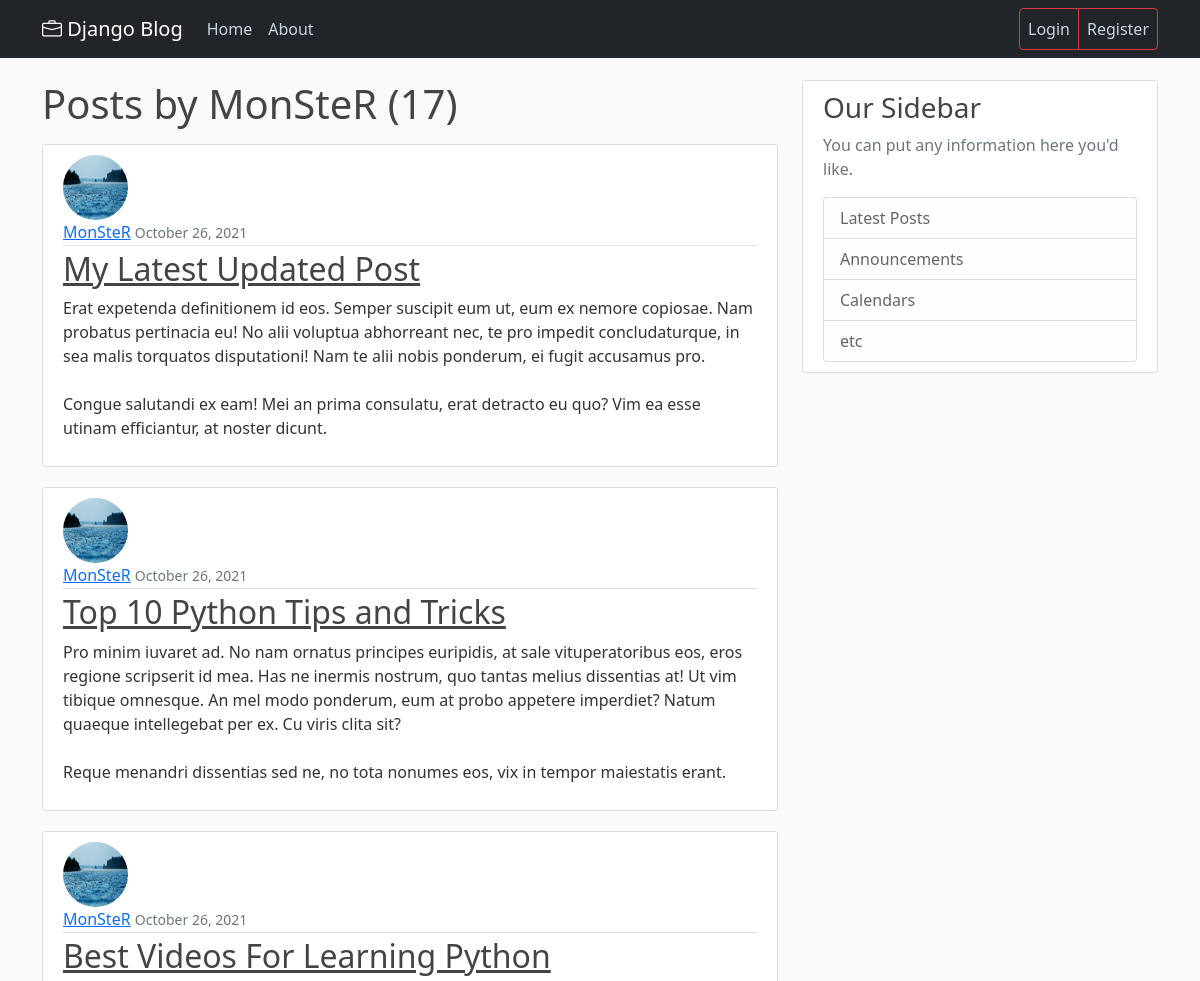
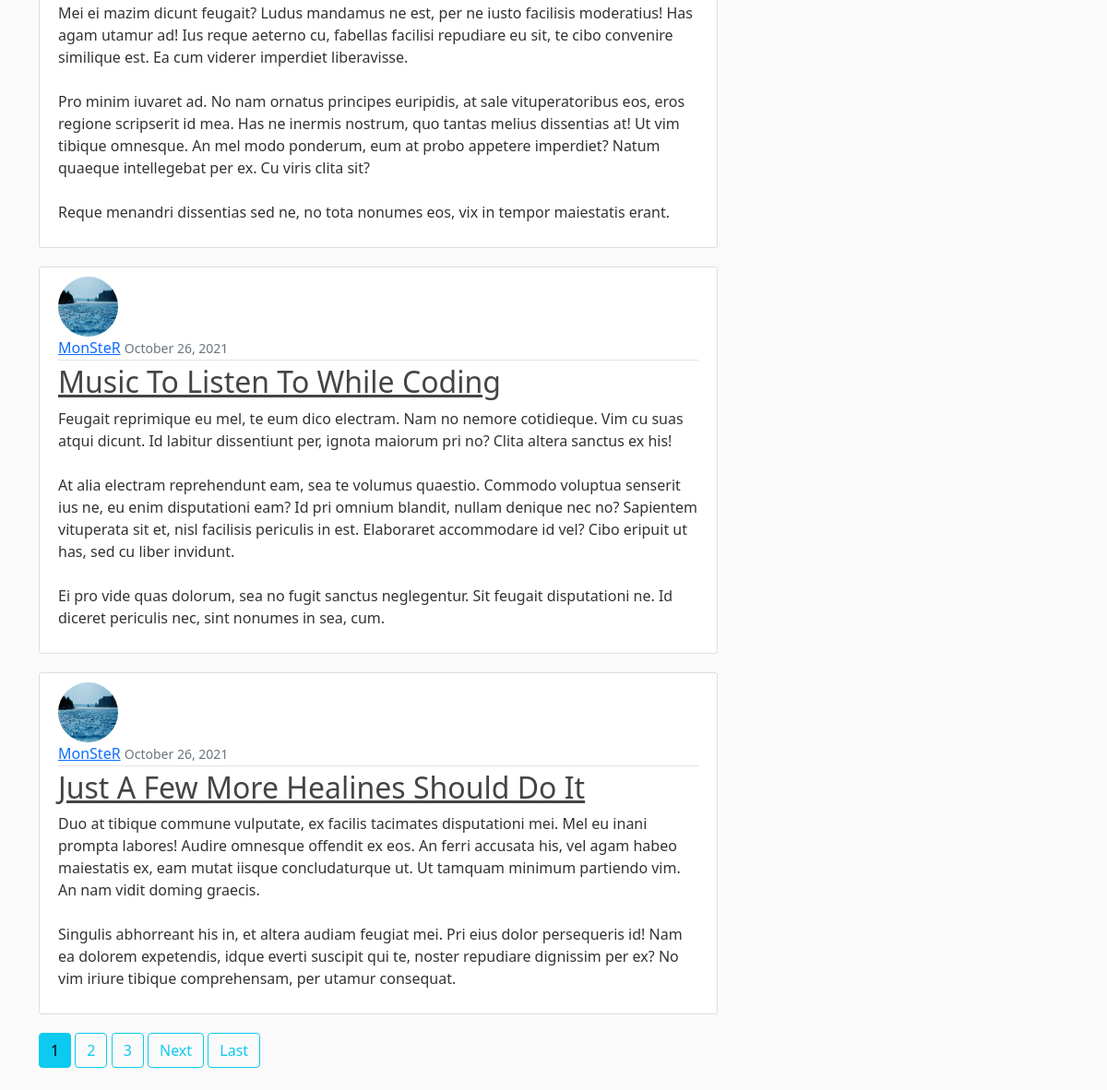
The page /user/MonSteR on the database its author committed (2 pictures, top to bottom).
### blog/models.py (models this page shows, shortened)
class Post(models.Model):
    title = models.CharField(max_length=100)
    content = models.TextField()
    date_posted = models.DateTimeField(default=timezone.now)
    author = models.ForeignKey(User, on_delete=models.CASCADE)

### users/models.py (models this page shows, shortened)
class Profile(models.Model):
    user = models.OneToOneField(User, on_delete=models.CASCADE)
    image = models.ImageField(default='default.jpg', upload_to='profile_pics')

### blog/views.py (the view)
# urls.py: path('user/<str:username>', UserListView.as_view(), name='user-post'),
class UserListView(ListView):
    model = Post
    template_name = 'blog/user_posts.html'
    context_object_name = 'posts'
    paginate_by = 5
    def get_queryset(self):
        user = get_object_or_404(User, username=self.kwargs.get('username'))
        return Post.objects.filter(author=user).order_by('-date_posted')

### templates/blog/user_posts.html (shortened to what this page needs)
{% extends "blog/base.html" %}
{% block content %}
    <h1 class="mb-3">Posts by {{ view.kwargs.username }} ({{ page_obj.paginator.count }})</h1>
    {% for post in posts %}
        <article class="media content-section">
        <img src="{{ post.author.profile.image.url }}" class="rounded-circle article-img">
          <div class="media-body">
            <div class="article-metadata">
              <a class="mr-2" href="{% url 'user-post' post.author.username %}">{{ post.author }}</a>
              <small class="text-muted">{{ post.date_posted|date:"F d, Y" }}</small>
            </div>
            <h2><a class="article-title" href="{% url 'post-detail' post.id %}">{{ post.title }}</a></h2>
            <p class="article-content">{{ post.content }}</p>
          </div>
        </article>
    {% endfor %}
    {% if is_paginated %}
        {% for num in page_obj.paginator.page_range %}
            {% if page_obj.number == num %}
                <a class="btn btn-info mb-4" href="?page={{ num }}">{{ num }}</a>
            {% elif num > page_obj.number|add:'-3'  and num < page_obj.number|add:'+3'  %}
                <a class="btn btn-outline-info mb-4" href="?page={{ num }}">{{ num }}</a>
            {% endif %}
        {% endfor %}
        {% if page_obj.has_next %}
            <a class="btn btn-outline-info mb-4" href="?page={{ page_obj.next_page_number }}">Next</a>
            <a class="btn btn-outline-info mb-4" href="?page={{ page_obj.paginator.num_pages }}">Last</a>
        {% endif %}
    {% endif %}
{% endblock content %}
{% block navbar %}
    <a class="navbar-brand mr-4" href="{% url 'blog-home' %}"><i class="bi bi-briefcase"></i> Django Blog</a>
{% endblock navbar %}

### templates/blog/base.html (shortened to what this page needs)
{% load static %}
<!DOCTYPE html>
<html lang="en">
<head>
    <link href="https://cdn.jsdelivr.net/npm/bootstrap@5.1.3/dist/css/bootstrap.min.css" rel="stylesheet">
    <link rel="stylesheet" href="https://cdn.jsdelivr.net/npm/bootstrap-icons@1.6.1/font/bootstrap-icons.css">
    <link rel="stylesheet" type="text/css" href="{% static 'blog/main.css' %}">
</head>
<body>
    <header class="site-header">
      <nav class="navbar navbar-expand-md navbar-dark bg-dark fixed-top">
        <div class="container">
           {% block navbar %}{% endblock %}
          <div class="collapse navbar-collapse" id="navbarNav">
            <div class="navbar-nav mr-auto ">
              <a class="nav-item nav-link " href="{% url 'blog-home' %}">Home</a>
              <a class="nav-item nav-link" href="{% url 'blog-about' %}">About</a>
            </div>
            <div class="navbar-nav ms-auto btn-group" id="navbarNav">
                {% if user.is_authenticated %}
                    <a class="nav-item nav-link btn btn-outline-danger" href="{% url 'logout' %}">Logout</a>
                    <a class="nav-item nav-link btn btn-outline-danger" href="{% url 'profile' %}">Profile</a>
                    <a class="nav-item nav-link btn btn-outline-danger" href="{% url 'post-create' %}">New Post</a>
                {% else %}
                    <a class="nav-item nav-link btn btn-outline-danger" href="{% url 'login' %}">Login</a>
                    <a class="nav-item nav-link btn btn-outline-danger" href="{% url 'register' %}">Register</a>
                {% endif %}
            </div>
          </div>
        </div>
      </nav>
    </header>
    <main role="main" class="container">
      <div class="row">
        <div class="col-md-8">
            {% block content %}{% endblock %}
        </div>
        <div class="col-md-4">
          <div class="content-section">
            <h3>Our Sidebar</h3>
            <p class='text-muted'>You can put any information here you'd like.</p>
              <ul class="list-group">
                <li class="list-group-item list-group-item-light">Latest Posts</li>
                <li class="list-group-item list-group-item-light">Announcements</li>
                <li class="list-group-item list-group-item-light">Calendars</li>
                <li class="list-group-item list-group-item-light">etc</li>
              </ul>
          </div>
        </div>
      </div>
    </main>
</body>
</html>

### static/blog/main.css (style rules this page uses)
body { background: #fafafa; color: #333333; margin-top: 5rem; }
h1, h2, h3, h4, h5, h6 { color: #444444; }
ul { margin: 0; }
.site-header .navbar-nav .nav-link { color: #cbd5db; }
.content-section { background: #ffffff; padding: 10px 20px; border: 1px solid #dddddd; border-radius: 3px; margin-bottom: 20px; }
.article-title { color: #444444; }
.article-content { white-space: pre-line; }
.article-img { height: 65px; width: 65px; margin-right: 16px; }
.article-metadata { padding-bottom: 1px; margin-bottom: 4px; border-bottom: 1px solid #e3e3e3 }

### rows shown on the page
Post: author.profile.image (picture), author "MonSteR", date_posted "October 26, 2021", title "My Latest Updated Post", content "Erat expetenda definitionem id eos. Semper suscipit eum ut, eum ex nemore copiosae. Nam probatus pertinacia eu! No alii voluptua abhorreant nec, te pro impedit concludaturque, in sea malis torquatos disputationi! Nam te alii nobis ponderum, ei fugit accusamus pro. Congue salutandi ex eam! Mei an prima consulatu, erat detracto eu quo? Vim ea esse utinam efficiantur, at noster dicunt."
Post: author.profile.image (picture), author "MonSteR", date_posted "October 26, 2021", title "Top 10 Python Tips and Tricks", content "Pro minim iuvaret ad. No nam ornatus principes euripidis, at sale vituperatoribus eos, eros regione scripserit id mea. Has ne inermis nostrum, quo tantas melius dissentias at! Ut vim tibique omnesque. An mel modo ponderum, eum at probo appetere imperdiet? Natum quaeque intellegebat per ex. Cu viris clita sit? Reque menandri dissentias sed ne, no tota nonumes eos, vix in tempor maiestatis erant."
Post: author.profile.image (picture), author "MonSteR", date_posted "October 26, 2021", title "Best Videos For Learning Python", content "Mei ei mazim dicunt feugait? Ludus mandamus ne est, per ne iusto facilisis moderatius! Has agam utamur ad! Ius reque aeterno cu, fabellas facilisi repudiare eu sit, te cibo convenire similique est. Ea cum viderer imperdiet liberavisse. Pro minim iuvaret ad. No nam ornatus principes euripidis, at sale vituperatoribus eos, eros regione scripserit id mea. Has ne inermis nostrum, quo tantas melius dissentias at! Ut vim tibique omnesque. An mel modo ponderum, eum at probo appetere imperdiet? Natum quaeque intellegebat per ex. Cu viris clita sit? Reque menandri dissentias sed ne, no tota nonumes eos, vix in tempor maiestatis erant."
Post: author.profile.image (picture), author "MonSteR", date_posted "October 26, 2021", title "Music To Listen To While Coding", content "Feugait reprimique eu mel, te eum dico electram. Nam no nemore cotidieque. Vim cu suas atqui dicunt. Id labitur dissentiunt per, ignota maiorum pri no? Clita altera sanctus ex his! At alia electram reprehendunt eam, sea te volumus quaestio. Commodo voluptua senserit ius ne, eu enim disputationi eam? Id pri omnium blandit, nullam denique nec no? Sapientem vituperata sit et, nisl facilisis periculis in est. Elaboraret accommodare id vel? Cibo eripuit ut has, sed cu liber invidunt. Ei pro vide quas dolorum, sea no fugit sanctus neglegentur. Sit feugait disputationi ne. Id diceret periculis nec, sint nonumes in sea, cum."
Post: author.profile.image (picture), author "MonSteR", date_posted "October 26, 2021", title "Just A Few More Healines Should Do It", content "Duo at tibique commune vulputate, ex facilis tacimates disputationi mei. Mel eu inani prompta labores! Audire omnesque offendit ex eos. An ferri accusata his, vel agam habeo maiestatis ex, eam mutat iisque concludaturque ut. Ut tamquam minimum partiendo vim. An nam vidit doming graecis. Singulis abhorreant his in, et altera audiam feugiat mei. Pri eius dolor persequeris id! Nam ea dolorem expetendis, idque everti suscipit qui te, noster repudiare dignissim per ex? No vim iriure tibique comprehensam, per utamur consequat."

### other values the page prints
{{ view.kwargs.username }} "MonSteR"
{{ page_obj.paginator.count }} "17"
{{ num }} "1"
{{ num }} "2" "3"
